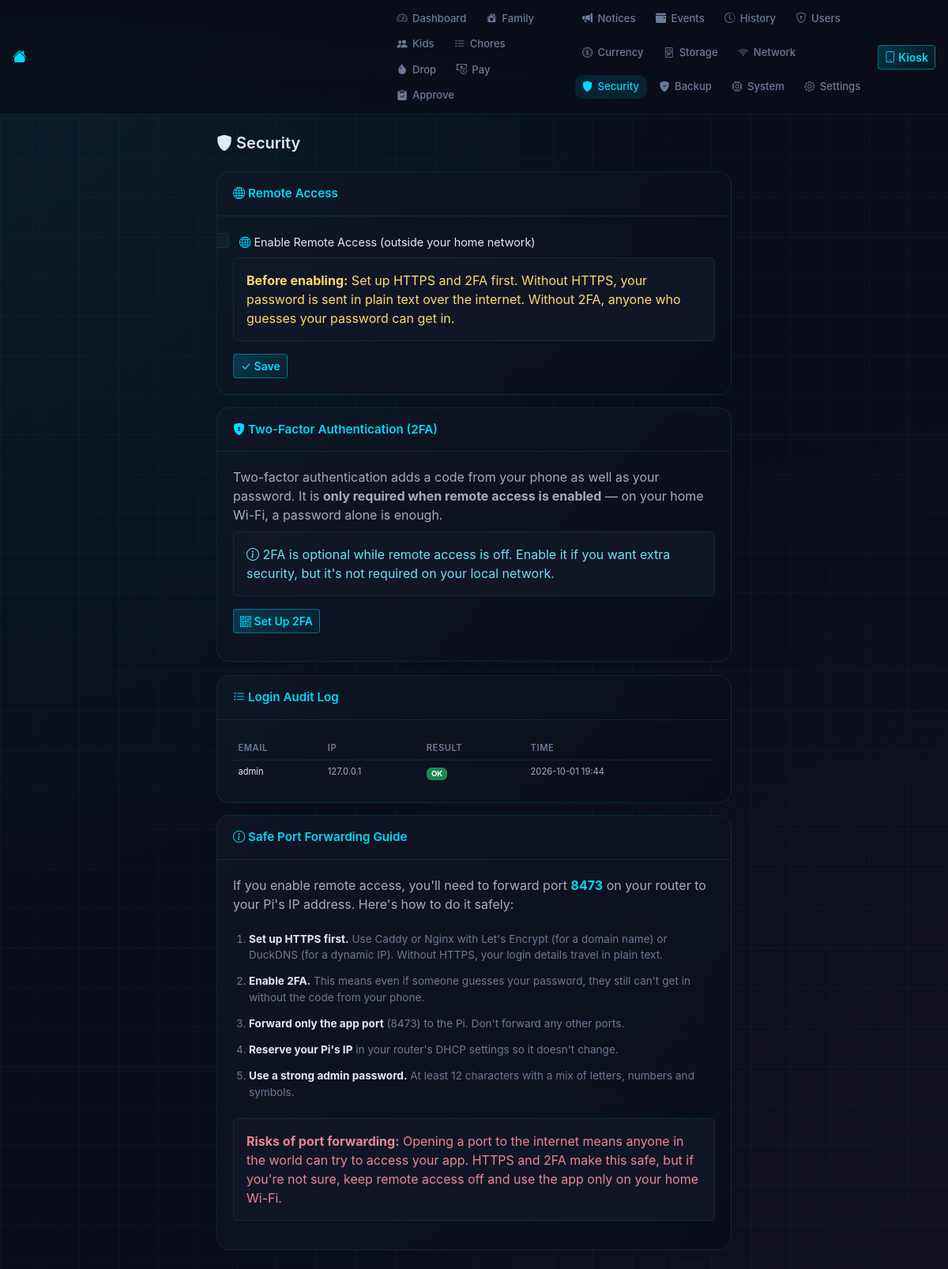
The page /security (signed in) on the database its author committed.
### tables this page shows
CREATE TABLE login_audit (
    id INTEGER PRIMARY KEY AUTOINCREMENT,
    email TEXT,
    ip_address TEXT,
    success INTEGER NOT NULL DEFAULT 0,
    failure_reason TEXT DEFAULT '',
    created_at TEXT NOT NULL DEFAULT (datetime('now'))
);

### app.py (the view)
@app.route('/security')
@login_required(roles=['admin'])
def security_page():
    remote_access = db_module.get_setting('remote_access_enabled', '0') == '1'
    totp_secrets = {}
    for u in db_module.get_all_users():
        totp = db_module.get_totp_secret_unchecked(u['id'])
        if totp:
            totp_secrets[u['id']] = {'enabled': totp['enabled'] == 1, 'backup_count': db_module.get_backup_code_count(u['id'])}
    recent_logins = db_module.get_recent_login_attempts(limit=20)
    return render_template('security.html', remote_access=remote_access,
                           totp_secrets=totp_secrets, users=db_module.get_all_users(),
                           recent_logins=recent_logins)

### app.py (called while the page is built)
def login_required(roles=None):
    def decorator(f):
        @wraps(f)
        def wrapper(*args, **kwargs):
            if not db_module.is_setup_complete():
                return redirect(url_for('setup'))
            uid = session.get('user_id')
            if not uid:
                return redirect(url_for('login'))
            user = db_module.get_user(uid)
            if not user or not user['is_active']:
                session.clear()
                return redirect(url_for('login'))
            if roles and user['role'] not in roles:
                abort(403)
            g.user = user
            return f(*args, **kwargs)
        return wrapper
    return decorator

### db.py (called while the page is built)
def get_db():
    from flask import g
    if 'db' not in g:
        os.makedirs(os.path.dirname(DB_PATH), exist_ok=True)
        g.db = sqlite3.connect(DB_PATH)
        g.db.row_factory = sqlite3.Row
        g.db.execute("PRAGMA journal_mode=WAL")
        g.db.execute("PRAGMA foreign_keys=ON")
    return g.db

def is_setup_complete():
    conn = sqlite3.connect(DB_PATH)
    conn.row_factory = sqlite3.Row
    user = conn.execute("SELECT id FROM users WHERE role='admin' LIMIT 1").fetchone()
    conn.close()
    return user is not None

def get_user(user_id):
    db = get_db()
    return db.execute("SELECT * FROM users WHERE id=?", (user_id,)).fetchone()

def get_all_users(role=None):
    db = get_db()
    if role:
        return db.execute("SELECT * FROM users WHERE role=? AND is_active=1 ORDER BY name", (role,)).fetchall()
    return db.execute("SELECT * FROM users WHERE is_active=1 ORDER BY name").fetchall()

def get_recent_login_attempts(limit=20):
    db = get_db()
    return db.execute(
        "SELECT * FROM login_audit ORDER BY created_at DESC LIMIT ?",
        (limit,)
    ).fetchall()

def get_totp_secret_unchecked(user_id):
    db = get_db()
    row = db.execute("SELECT * FROM totp_secrets WHERE user_id=?", (user_id,)).fetchone()
    return row if row else None

def get_setting(key, default=None):
    db = get_db()
    row = db.execute("SELECT value FROM settings WHERE key=?", (key,)).fetchone()
    return row['value'] if row else default

### templates/security.html (shortened to what this page needs)
{% extends 'base.html' %}
{% from 'macros.html' import nav %}
{% block body %}
{{ nav(active='security') }}
<div class="container-fluid px-3 px-lg-4 py-4" style="max-width:700px;">
  <h2 class="fh-page-title mb-4"><i class="bi bi-shield-fill"></i> Security</h2>
  <div class="fh-card mb-3">
    <div class="fh-card-header"><i class="bi bi-globe"></i> Remote Access</div>
    <div class="fh-card-body">
      <form method="POST" action="{{ url_for('toggle_remote_access') }}">
        <div class="form-check fh-check mb-2">
          <input class="form-check-input fh-check-input" type="checkbox" name="remote_access" id="remoteAccess" {{ 'checked' if remote_access else '' }}>
          <label class="form-check-label fh-check-label" for="remoteAccess">
            <i class="bi bi-globe text-cyan"></i> Enable Remote Access (outside your home network)
          </label>
        </div>
        <div class="alert alert-warning fh-alert">
          <strong>Before enabling:</strong> Set up HTTPS and 2FA first. Without HTTPS, your password is sent in plain text over the internet. Without 2FA, anyone who guesses your password can get in.
        </div>
        <button type="submit" class="btn fh-btn-cyan btn-sm"><i class="bi bi-check-lg"></i> Save</button>
      </form>
    </div>
  </div>
  <div class="fh-card mb-3">
    <div class="fh-card-header"><i class="bi bi-shield-lock-fill"></i> Two-Factor Authentication (2FA)</div>
    <div class="fh-card-body">
      <p class="text-muted mb-2">Two-factor authentication adds a code from your phone as well as your password. It is <strong>only required when remote access is enabled</strong> &mdash; on your home Wi-Fi, a password alone is enough.</p>
      {% if not remote_access %}
      <div class="alert alert-info fh-alert mb-3">
        <i class="bi bi-info-circle"></i> 2FA is optional while remote access is off. Enable it if you want extra security, but it's not required on your local network.
      </div>
      {% else %}
      <div class="alert alert-warning fh-alert mb-3">
        <i class="bi bi-exclamation-triangle"></i> Remote access is on. 2FA is required for any account that has it set up. Set it up below before using the app remotely.
      </div>
      {% endif %}
      {% if g.user['role'] == 'admin' or g.user['role'] == 'parent' %}
      <a href="{{ url_for('setup_2fa') }}" class="btn fh-btn-cyan btn-sm"><i class="bi bi-qr-code"></i> Set Up 2FA</a>
      {% endif %}
    </div>
  </div>
  <div class="fh-card mb-3">
    <div class="fh-card-header"><i class="bi bi-list-check"></i> Login Audit Log</div>
    <div class="fh-card-body">
      {% if recent_logins %}
      <div class="table-responsive">
        <table class="table fh-table fh-table-sm">
          <thead><tr><th>Email</th><th>IP</th><th>Result</th><th>Time</th></tr></thead>
          <tbody>
            {% for log in recent_logins %}
            <tr>
              <td class="small">{{ log['email'] }}</td>
              <td class="small text-muted">{{ log['ip_address'] }}</td>
              <td>
                {% if log['success'] %}
                <span class="badge bg-success">OK</span>
                {% else %}
                <span class="badge bg-danger" title="{{ log['failure_reason'] }}">Fail</span>
                {% endif %}
              </td>
              <td class="small text-muted">{{ log['created_at'][:16] }}</td>
            </tr>
            {% endfor %}
          </tbody>
        </table>
      </div>
      {% else %}
      <p class="text-muted text-center mb-0">No login attempts recorded yet.</p>
      {% endif %}
    </div>
  </div>
  <div class="fh-card">
    <div class="fh-card-header"><i class="bi bi-info-circle"></i> Safe Port Forwarding Guide</div>
    <div class="fh-card-body">
      <p class="text-muted">If you enable remote access, you'll need to forward port <strong class="text-cyan">{{ net_port if net_port is defined else 8473 }}</strong> on your router to your Pi's IP address. Here's how to do it safely:</p>
      <ol class="fh-security-guide">
        <li><strong>Set up HTTPS first.</strong> Use Caddy or Nginx with Let's Encrypt (for a domain name) or DuckDNS (for a dynamic IP). Without HTTPS, your login details travel in plain text.</li>
        <li><strong>Enable 2FA.</strong> This means even if someone guesses your password, they still can't get in without the code from your phone.</li>
        <li><strong>Forward only the app port</strong> ({{ net_port if net_port is defined else 8473 }}) to the Pi. Don't forward any other ports.</li>
        <li><strong>Reserve your Pi's IP</strong> in your router's DHCP settings so it doesn't change.</li>
        <li><strong>Use a strong admin password.</strong> At least 12 characters with a mix of letters, numbers and symbols.</li>
      </ol>
      <div class="alert alert-danger fh-alert mt-3">
        <strong>Risks of port forwarding:</strong> Opening a port to the internet means anyone in the world can try to access your app. HTTPS and 2FA make this safe, but if you're not sure, keep remote access off and use the app only on your home Wi-Fi.
      </div>
    </div>
  </div>
</div>
{% endblock %}

### static/css/family-hub.css (style rules this page uses)
:root { --fh-bg: #0a0e1a; --fh-panel: #111827; --fh-panel-light: #1a2438; --fh-border: var(--fh-accent-12); --fh-border-hover: var(--fh-accent-30); --fh-text: #e2eaf4; --fh-text-muted: #6b7a99; --fh-cyan: #00d9ff; --fh-gold: #fbbf24; --fh-green: #34d399; --fh-pink: #ff6b9d; --fh-danger: #ef4444; --fh-accent-05: color-mix(in srgb, var(--fh-cyan) 5%, transparent); --fh-accent-08: color-mix(in srgb, var(--fh-cyan) 8%, transparent); --fh-accent-10: color-mix(in srgb, var(--fh-cyan) 10%, transparent); --fh-accent-12: color-mix(in srgb, var(--fh-cyan) 12%, transparent); --fh-accent-15: color-mix(in srgb, var(--fh-cyan) 15%, transparent); --fh-accent-20: color-mix(in srgb, var(--fh-cyan) 20%, transparent); --fh-accent-25: color-mix(in srgb, var(--fh-cyan) 25%, transparent); --fh-accent-30: color-mix(in srgb, var(--fh-cyan) 30%, transparent); --fh-accent-40: color-mix(in srgb, var(--fh-cyan) 40%, transparent); --fh-accent-60: color-mix(in srgb, var(--fh-cyan) 60%, transparent); --fh-panel-grad-a: rgba(17, 24, 39, 0.8); --fh-panel-grad-b: rgba(10, 14, 26, 0.9); }
* { -webkit-tap-highlight-color: transparent; }
body { background: var(--fh-bg); color: var(--fh-text); font-family: 'Inter', system-ui, -apple-system, sans-serif; min-height: 100vh; -webkit-user-select: none; user-select: none; }
.fh-card { background: linear-gradient(135deg, rgba(17, 24, 39, 0.8), rgba(10, 14, 26, 0.9)); border: 1px solid var(--fh-border); border-radius: 16px; backdrop-filter: blur(20px); overflow: hidden; }
.fh-card-header { padding: 1rem 1.25rem; font-weight: 600; font-size: 0.95rem; border-bottom: 1px solid var(--fh-border); color: var(--fh-cyan); }
.fh-card-body { padding: 1.25rem; }
.fh-page-title { font-family: 'Orbitron', 'Inter', sans-serif; font-weight: 600; font-size: 1.25rem; color: var(--fh-text); }
.fh-btn-cyan { background: linear-gradient(135deg, var(--fh-accent-20), var(--fh-accent-05)); border: 1px solid var(--fh-accent-40); color: var(--fh-cyan); font-weight: 600; transition: all 0.2s; }
.text-cyan { color: var(--fh-cyan) !important; }
.fh-table { --bs-table-bg: transparent; --bs-table-color: var(--fh-text); --bs-table-border-color: var(--fh-border); margin-bottom: 0; }
.fh-table thead th { font-size: 0.7rem; text-transform: uppercase; letter-spacing: 0.05em; color: var(--fh-text-muted); font-weight: 600; border-bottom: 1px solid var(--fh-border); }
.fh-table tbody tr { transition: background 0.15s; }
.fh-table td { border-bottom: 1px solid var(--fh-accent-05); padding: 0.75rem; }
.fh-alert { background: rgba(17, 24, 39, 0.9); border: 1px solid var(--fh-border); backdrop-filter: blur(10px); }
.fh-check { padding-left: 0; }
.fh-check-input { width: 1.2rem; height: 1.2rem; margin-top: 0.1rem; background-color: rgba(26, 36, 56, 0.5); border-color: var(--fh-border); }
.fh-check-label { color: var(--fh-text); font-size: 0.9rem; margin-left: 0.5rem; cursor: pointer; }
.fh-security-guide { padding-left: 1.25rem; }
.fh-security-guide li { padding: 0.4rem 0; font-size: 0.85rem; color: var(--fh-text-muted); }
.fh-security-guide li strong { color: var(--fh-text); }
.fh-table-sm { font-size: 0.8rem; }
.fh-table-sm th, .fh-table-sm td { padding: 0.4rem !important; }

### rows shown on the page
login_audit: email "admin", ip_address "127.0.0.1", success "OK", created_at "2026-10-01 19:44"

### other values the page prints
{{ net_port if net_port is defined else 8473 }} "8473"
